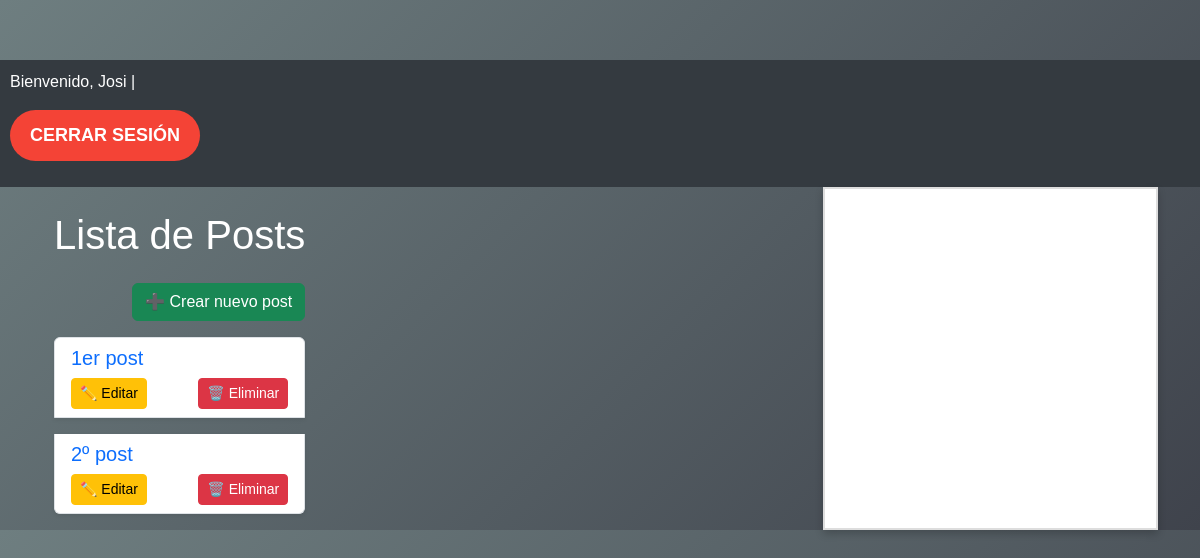
Page / (signed in) on the earlier database version.
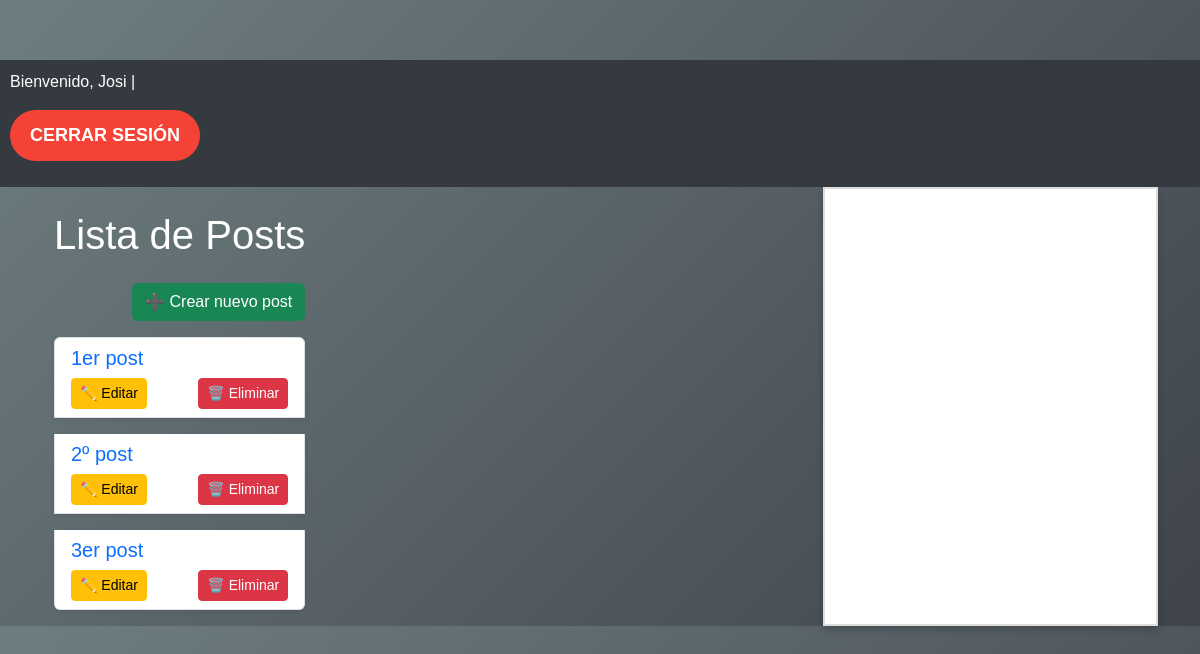
Same page on the later database version.
### blog/models.py (models this page shows, shortened)
class Post(models.Model):
    titulo = models.CharField(max_length=200)  # Título del post
    contenido = models.TextField()  # Contenido del post
    fecha_creacion = models.DateTimeField(auto_now_add=True)  # Fecha de creación, se asigna automáticamente

### blog/views.py (the view)
# urls.py: path('', PostListView.as_view(), name='post_list'),  # Página principal
class PostListView(LoginRequiredMixin, ListView):
    model = Post
    template_name = 'blog/post_list.html'
    context_object_name = 'posts'
    login_url = 'login'  # Redirige a la página de login si el usuario no está autenticado

### blog/templates/blog/post_list.html
{% extends "blog/base.html" %}
{% block content %}
<div class="container mt-4">
    <h1 class="mb-4 text-center">Lista de Posts</h1>
    <div class="text-end mb-3">
        <a href="{% url 'post_create' %}" class="btn btn-success">➕ Crear nuevo post</a>
    </div>
    {% if posts %}
        <div class="list-group">
            {% for post in posts %}
            <div class="list-group-item mb-3 shadow-sm">
                <h5 class="mb-2">
                    <a href="{% url 'post_detail' post.id %}" class="text-decoration-none">{{ post.titulo }}</a>
                </h5>
                <div class="d-flex justify-content-between">
                    <a href="{% url 'post_update' post.id %}" class="btn btn-warning btn-sm">✏️ Editar</a>
                    <a href="{% url 'post_delete' post.id %}" class="btn btn-danger btn-sm">🗑️ Eliminar</a>
                </div>
            </div>
            {% endfor %}
        </div>
    {% else %}
        <p class="text-muted text-center">No hay posts disponibles.</p>
    {% endif %}
</div>
{% endblock %}

Differences in the rows shown:
added Post: titulo "3er post"
